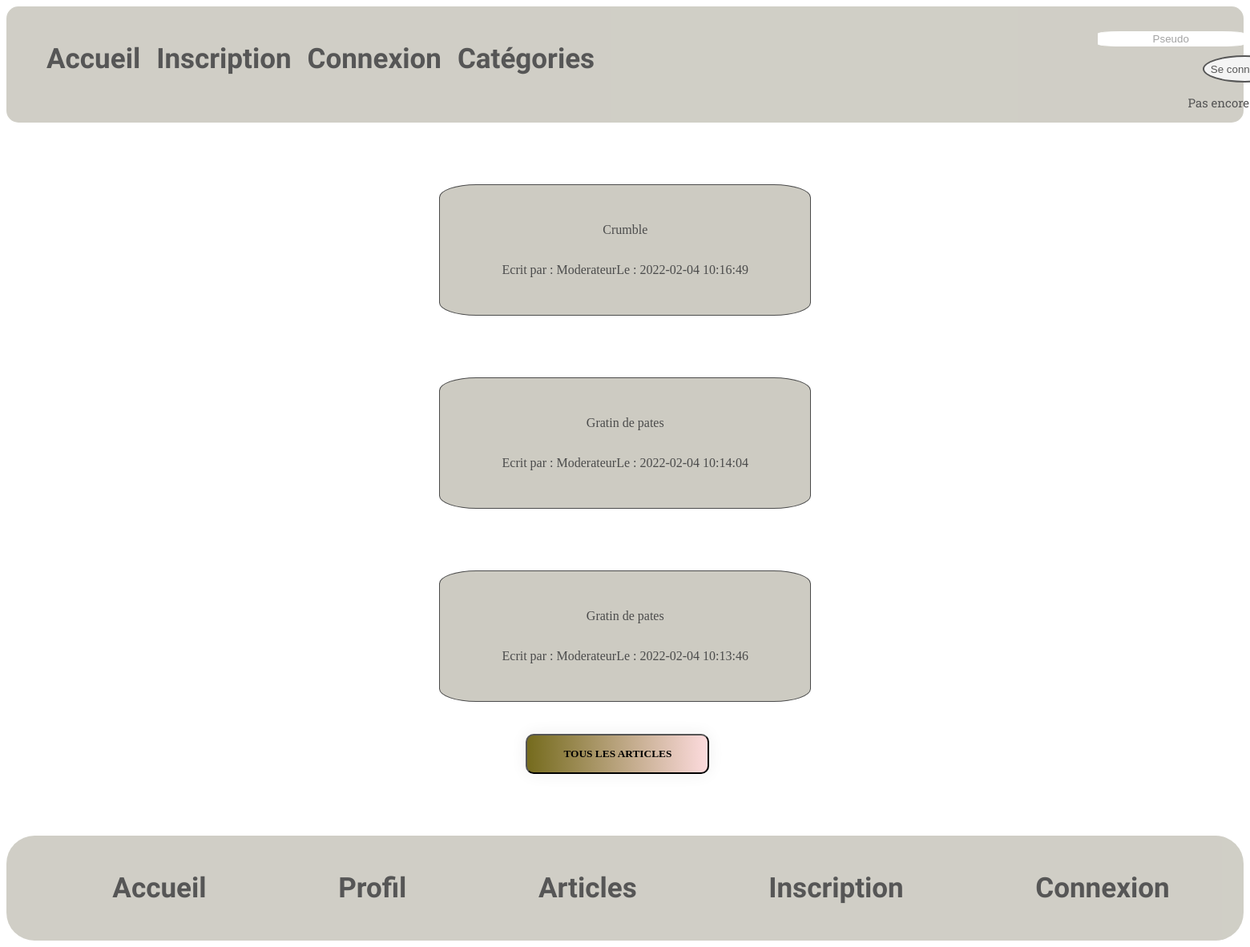
The page / on the database its author committed.
### tables this page shows
CREATE TABLE IF NOT EXISTS `articles` (
  `id` int(11) NOT NULL AUTO_INCREMENT,
  `article` text NOT NULL,
  `id_utilisateur` int(11) NOT NULL,
  `id_categorie` int(11) NOT NULL,
  `date` timestamp NOT NULL,
  PRIMARY KEY (`id`)
);

CREATE TABLE IF NOT EXISTS `utilisateurs` (
  `id` int(11) NOT NULL AUTO_INCREMENT,
  `login` varchar(255) NOT NULL,
  `password` varchar(255) NOT NULL,
  `email` varchar(255) NOT NULL,
  `id_droits` int(11) NOT NULL,
  PRIMARY KEY (`id`)
);

### index.php (the view, shortened to what this page needs)
<!DOCTYPE html>
<html lang="fr">
<head>
    <link rel="stylesheet" href="asset/css/index.css">
    <link rel="stylesheet" href="asset/css/header.css">
    <link rel="stylesheet" href="asset/css/footer.css">
</head>
<body>
    <header>
<nav class="header">
    <ul id="drop">
        <?php
        if (!isset($_SESSION['login'])) {
            echo "<li><a href='../index.php'>Accueil</a></li>";
            echo "<li><a href='php/inscription.php'>Inscription</a></li>";
            echo "<li><a href='php/connexion.php'>Connexion</a></li>";
            echo "<li class='menu1'><a href='#'>Catégories</a>";
            echo "<ul class='menuhide'>";
            echo  "</ul></li>";
        }
        ?>
        </ul>
        <?php
        if (!isset($_SESSION['login'])) {
        echo '<div id="form">
            <form method="POST" action="">
                <div class="inp">
                    <input  type="text" name="loginconnect" placeholder="Pseudo"/>
                    <input  type="password" name="mdpconnect" placeholder="Mot de passe"/>
                </div>
                <div class="inp2">
                    <input type="submit" name="formconnexion" value="Se connecter !"/>
                </div>
            </form>
    <p>Pas encore <a href="php/inscription.php">inscrit</a> ?</p>
                </div>';
            }
                ?>
</nav>
    </header>
    <main>
<?php
$bdd = mysqli_connect("localhost", "root", "", "blog");
$req = mysqli_query($bdd, "SELECT articles.*, utilisateurs.login
                        FROM articles INNER JOIN utilisateurs
                        on articles.id_utilisateur=utilisateurs.id
                        ORDER BY date DESC LIMIT 3");
$res = mysqli_fetch_all($req, MYSQLI_ASSOC);
echo"<div id='boxarticle'>";
for ($i = 0; isset($res[$i]); $i++) {
    echo '<div class= "article"><a href=php/article.php?start='.$res[$i]['id'].'>'.$res[$i]['article'].'</a>';
    echo 'Ecrit par : ' . $res[$i]["login"];
    echo 'Le : ' . $res[$i]['date'];
    echo"</div>";
}
echo"</div>";
?>
<form action="" method="POST">
    <input type="submit" name="art" id="art" value="Tous les articles">
</form>
    </main>
    <footer>
<nav class="footer">
    <ul>
        <li><a href = "../index.php">Accueil</a></li>
        <li><a href = "php/profil.php">Profil</a></li>
        <li><a href = "php/articles.php">Articles</a></li>
        <?php
if(!isset($_SESSION['login'])) {
    echo "<li><a href='php/inscription.php'>Inscription</a></li>";
    echo "<li><a href='php/connexion.php'>Connexion</a></li>";
}
?>
    </ul>
</nav>
    </footer>
</body>
</html>

### asset/css/index.css (style rules this page uses)
body { background-image: url(https://img.search.brave.com/rqzj6JXhi5VtTXalywKJn5rC_L9yDjE3vUcOcoAvyRg/rs:fit:1200:917:1/g:ce/aHR0cHM6Ly9tY2Nv/b2tpbmcuY29tL21l/ZGlhL3d5c2l3eWcv/YmxvZy9raXRjaGVu/LWJsb2cuanBn); background-size: 160%; background-position: top; }
#boxarticle { margin-top: 10px; }
.article { display: flex; flex-direction: column; justify-content: space-around; text-align: center; border: 1px solid black; border-radius: 10%; margin-top: 5%; margin-left: 35%; height: 100px; width: 400px; background-color: rgb(184, 182, 169); opacity: 0.70; padding: 2%; }
.article a { text-decoration: none; color: black; }
body main form input { background-image: linear-gradient(to right, rgb(117, 107, 29) 0%, #ffdde1 51%, rgb(117, 107, 29) 100%); margin-top: 40px; padding: 15px 45px; text-align: center; text-transform: uppercase; transition: 0.5s; background-size: 200% auto; color: black; font-weight: bold; box-shadow: 0 0 20px #eee; border-radius: 10px; display: block; font-family: 'Poiret One', cursive; margin-left: 42%; }

### asset/css/header.css (style rules this page uses)
.header { display: flex; justify-content: space-evenly; font-family: 'Sacramento', cursive; width: 100%; height: auto; border-radius: 15px; background-color: rgb(184, 182, 169); opacity: 0.66; }
.header #drop { display: flex; font-size: 35px; }
.header ul li { display: flex; justify-content: space-around; margin: 10px; }
.header ul li a { text-decoration: none; color: black; font-weight: bold; }
#form { display: inline-block; margin-top: 2%; margin-left: 40%; }
#form .inp { display: flex; }
#form .inp input { border: 1px solid white; border-radius: 15%; margin-right: 5px; text-align: center; }
#form .inp2 input { margin-left: 35%; margin-top: 3%; border: 2px solid black; border-radius: 80%; padding: 2%; }
#form p { font-family: 'Roboto Slab', serif; font-size: 15px; margin-left: 30%; }
.menu1 { position: relative; }

### asset/css/footer.css (style rules this page uses)
.footer { background-color: rgb(184, 182, 169); padding: 10px; margin-top: 5%; font-size: 30px; border: 1 px solid white; border-radius: 35px; opacity: 0.66; font-family: 'Sacramento', cursive; }
.footer ul { display: flex; justify-content: space-around; list-style: none; font-size: 35px; font-weight: bold; }
.footer ul li a { text-decoration: none; color: black; }

### rows shown on the page
articles: article "Crumble", id_utilisateur.login "Moderateur", date "2022-02-04 10:16:49"
articles: article "Gratin de pates", id_utilisateur.login "Moderateur", date "2022-02-04 10:14:04"
articles: article "Gratin de pates", id_utilisateur.login "Moderateur", date "2022-02-04 10:13:46"
